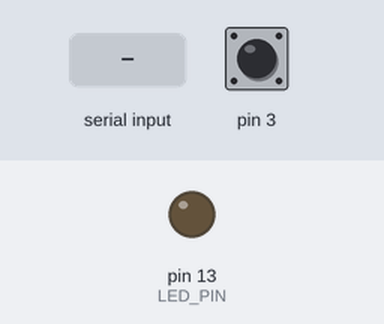
A sketch run on a simulated Arduino Leonardo, built with avr-gcc and run on an emulated ATmega32U4. Parts: output pins drawn as LEDs (lit = HIGH). Inputs (shaded band) come from the test bench; at power-on: pin 3 HIGH. The sensor or clock chip raises its interrupt line as the real part does; what the sketch prints to the serial monitor is not drawn.

Above: at 0.8 s.
0.9 s: "1\n" received over Serial
At 1.9 s:
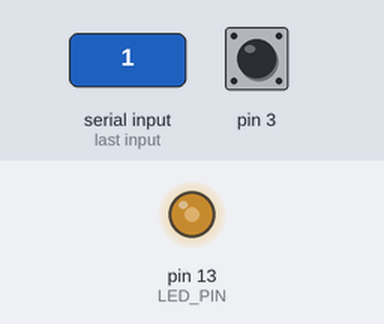
2.9 s: pin 3 pulled LOW for 0.15 s
At 4.3 s:
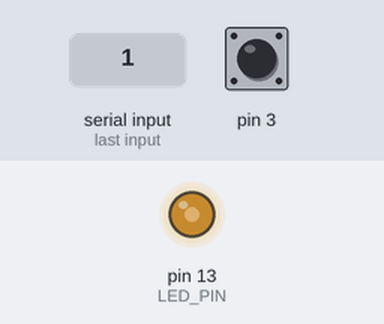
4.6 s: pin 3 pulled LOW for 1 s
At 6.2 s:
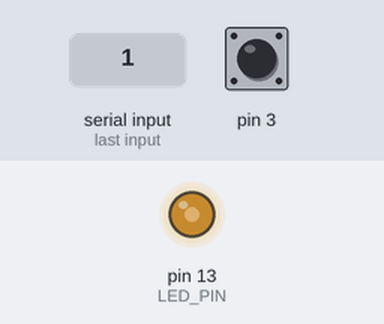
Timing chart, 0 to 7.7 s (numbered marks = the images above; inputs shaded):
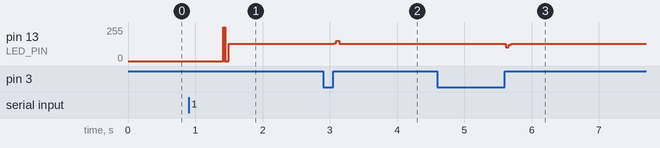

Measured:
- after the input at 0.9 s, pin 13 (LED_PIN): 0/255 → 128/255 after 0.52 s
- after the input at 2.9 s, pin 13 (LED_PIN): 128/255 → 135/255 after 0.16 s, → 153/255 0.04 s later, → 128/255 0.04 s later
- after the input at 4.6 s, pin 13 (LED_PIN): 128/255 → 102/255 after 1.0 s, → 122/255 0.04 s later, → 128/255 0.04 s later

The sketch:

MPU6050DMP6.ino
```cpp
// I2C device class (I2Cdev) demonstration Arduino sketch for MPU6050 class using DMP (MotionApps v2.0)
// 6/21/2012 by Jeff Rowberg <jeff@rowberg.net>
// Updates should (hopefully) always be available at https://github.com/jrowberg/i2cdevlib
//
// Changelog:
//     2012-06-21 - added note about Arduino 1.0.1 + Leonardo compatibility error
//     2012-06-20 - improved FIFO overflow handling and simplified read process
//     2012-06-19 - completely rearranged DMP initialization code and simplification
//     2012-06-13 - pull gyro and accel data from FIFO packet instead of reading directly
//     2012-06-09 - fix broken FIFO read sequence and change interrupt detection to RISING
//     2012-06-05 - add gravity-compensated initial reference frame acceleration output
//                - add 3D math helper file to DMP6 example sketch
//                - add Euler output and Yaw/Pitch/Roll output formats
//     2012-06-04 - remove accel offset clearing for better results (thanks Sungon Lee)
//     2012-06-01 - fixed gyro sensitivity to be 2000 deg/sec instead of 250
//     2012-05-30 - basic DMP initialization working

/* ============================================
I2Cdev device library code is placed under the MIT license
Copyright (c) 2012 Jeff Rowberg

Permission is hereby granted, free of charge, to any person obtaining a copy
of this software and associated documentation files (the "Software"), to deal
in the Software without restriction, including without limitation the rights
to use, copy, modify, merge, publish, distribute, sublicense, and/or sell
copies of the Software, and to permit persons to whom the Software is
furnished to do so, subject to the following conditions:

The above copyright notice and this permission notice shall be included in
all copies or substantial portions of the Software.

THE SOFTWARE IS PROVIDED "AS IS", WITHOUT WARRANTY OF ANY KIND, EXPRESS OR
IMPLIED, INCLUDING BUT NOT LIMITED TO THE WARRANTIES OF MERCHANTABILITY,
FITNESS FOR A PARTICULAR PURPOSE AND NONINFRINGEMENT. IN NO EVENT SHALL THE
AUTHORS OR COPYRIGHT HOLDERS BE LIABLE FOR ANY CLAIM, DAMAGES OR OTHER
LIABILITY, WHETHER IN AN ACTION OF CONTRACT, TORT OR OTHERWISE, ARISING FROM,
OUT OF OR IN CONNECTION WITH THE SOFTWARE OR THE USE OR OTHER DEALINGS IN
THE SOFTWARE.
===============================================
*/

// Arduino Wire library is required if I2Cdev I2CDEV_ARDUINO_WIRE implementation
// is used in I2Cdev.h
#include "Wire.h"

// I2Cdev and MPU6050 must be installed as libraries, or else the .cpp/.h files
// for both classes must be in the include path of your project
#include "I2Cdev.h"

#include "MPU6050_6Axis_MotionApps20.h"
//#include "MPU6050.h" // not necessary if using MotionApps include file

// class default I2C address is 0x68
// specific I2C addresses may be passed as a parameter here
// AD0 low = 0x68 (default for SparkFun breakout and InvenSense evaluation board)
// AD0 high = 0x69
MPU6050 mpu;

/* =========================================================================
   NOTE: In addition to connection 3.3v, GND, SDA, and SCL, this sketch
   depends on the MPU-6050's INT pin being connected to the Arduino's
   external interrupt #0 pin. On the Arduino Uno and Mega 2560, this is
   digital I/O pin 2.
 * ========================================================================= */

/* =========================================================================
   NOTE: Arduino v1.0.1 with the Leonardo board generates a compile error
   when using Serial.write(buf, len). The Teapot output uses this method.
   The solution requires a modification to the Arduino USBAPI.h file, which
   is fortunately simple, but annoying. This will be fixed in the next IDE
   release. For more info, see these links:

   http://arduino.cc/forum/index.php/topic,109987.0.html
   http://code.google.com/p/arduino/issues/detail?id=958
 * ========================================================================= */


// uncomment "OUTPUT_READABLE_QUATERNION" if you want to see the actual
// quaternion components in a [w, x, y, z] format (not best for parsing
// on a remote host such as Processing or something though)
//#define OUTPUT_READABLE_QUATERNION

// uncomment "OUTPUT_READABLE_EULER" if you want to see Euler angles
// (in degrees) calculated from the quaternions coming from the FIFO.
// Note that Euler angles suffer from gimbal lock (for more info, see
// http://en.wikipedia.org/wiki/Gimbal_lock)
//#define OUTPUT_READABLE_EULER

// uncomment "OUTPUT_READABLE_YAWPITCHROLL" if you want to see the yaw/
// pitch/roll angles (in degrees) calculated from the quaternions coming
// from the FIFO. Note this also requires gravity vector calculations.
// Also note that yaw/pitch/roll angles suffer from gimbal lock (for
// more info, see: http://en.wikipedia.org/wiki/Gimbal_lock)
//#define OUTPUT_READABLE_YAWPITCHROLL

// uncomment "OUTPUT_READABLE_REALACCEL" if you want to see acceleration
// components with gravity removed. This acceleration reference frame is
// not compensated for orientation, so +X is always +X according to the
// sensor, just without the effects of gravity. If you want acceleration
// compensated for orientation, us OUTPUT_READABLE_WORLDACCEL instead.
//#define OUTPUT_READABLE_REALACCEL

// uncomment "OUTPUT_READABLE_WORLDACCEL" if you want to see acceleration
// components with gravity removed and adjusted for the world frame of
// reference (yaw is relative to initial orientation, since no magnetometer
// is present in this case). Could be quite handy in some cases.
//#define OUTPUT_READABLE_WORLDACCEL

// uncomment "OUTPUT_TEAPOT" if you want output that matches the
// format used for the InvenSense teapot demo
#define OUTPUT_TEAPOT


#define LED_PIN 13 // (Arduino is 13, Teensy is 11, Teensy++ is 6)
bool blinkState = false;

// MPU control/status vars
bool dmpReady = false;  // set true if DMP init was successful
uint8_t mpuIntStatus;   // holds actual interrupt status byte from MPU
uint8_t devStatus;      // return status after each device operation (0 = success, !0 = error)
uint16_t packetSize;    // expected DMP packet size (default is 42 bytes)
uint16_t fifoCount;     // count of all bytes currently in FIFO
uint8_t fifoBuffer[64]; // FIFO storage buffer

// orientation/motion vars
Quaternion q;           // [w, x, y, z]         quaternion container
VectorInt16 aa;         // [x, y, z]            accel sensor measurements
VectorInt16 aaReal;     // [x, y, z]            gravity-free accel sensor measurements
VectorInt16 aaWorld;    // [x, y, z]            world-frame accel sensor measurements
VectorFloat gravity;    // [x, y, z]            gravity vector
float euler[3];         // [psi, theta, phi]    Euler angle container
float ypr[3];           // [yaw, pitch, roll]   yaw/pitch/roll container and gravity vector

// packet structure for InvenSense teapot demo
uint8_t teapotPacket[14] = { '$', 0x02, 0,0, 0,0, 0,0, 0,0, 0x00, 0x00, '\r', '\n' };


// ================================================================
// ===               INTERRUPT DETECTION ROUTINE                ===
// ================================================================

volatile bool mpuInterrupt = false;     // indicates whether MPU interrupt pin has gone high
void dmpDataReady() {
    mpuInterrupt = true;
}


// ================================================================
// ===                      INITIAL SETUP                       ===
// ================================================================

void setup() {
    // join I2C bus (I2Cdev library doesn't do this automatically)
    Wire.begin();

    // initialize serial communication
    // (115200 chosen because it is required for Teapot Demo output, but it's
    // really up to you depending on your project)
    Serial.begin(115200);
    while (!Serial); // wait for Leonardo enumeration, others continue immediately

    // NOTE: 8MHz or slower host processors, like the Teensy @ 3.3v or Ardunio
    // Pro Mini running at 3.3v, cannot handle this baud rate reliably due to
    // the baud timing being too misaligned with processor ticks. You must use
    // 38400 or slower in these cases, or use some kind of external separate
    // crystal solution for the UART timer.

    // initialize device
    Serial.println(F("Initializing I2C devices..."));
    mpu.initialize();

    // verify connection
    Serial.println(F("Testing device connections..."));
    Serial.println(mpu.testConnection() ? F("MPU6050 connection successful") : F("MPU6050 connection failed"));

    // wait for ready
    Serial.println(F("\nSend any character to begin DMP programming and demo: "));
    while (Serial.available() && Serial.read()); // empty buffer
    while (!Serial.available());                 // wait for data
    while (Serial.available() && Serial.read()); // empty buffer again

    // load and configure the DMP
    Serial.println(F("Initializing DMP..."));
    devStatus = mpu.dmpInitialize();

    // make sure it worked (returns 0 if so)
    if (devStatus == 0) {
        // turn on the DMP, now that it's ready
        Serial.println(F("Enabling DMP..."));
        mpu.setDMPEnabled(true);

        // enable Arduino interrupt detection
        Serial.println(F("Enabling interrupt detection (Arduino external interrupt 0)..."));
        attachInterrupt(0, dmpDataReady, RISING);
        mpuIntStatus = mpu.getIntStatus();

        // set our DMP Ready flag so the main loop() function knows it's okay to use it
        Serial.println(F("DMP ready! Waiting for first interrupt..."));
        dmpReady = true;

        // get expected DMP packet size for later comparison
        packetSize = mpu.dmpGetFIFOPacketSize();
    } else {
        // ERROR!
        // 1 = initial memory load failed
        // 2 = DMP configuration updates failed
        // (if it's going to break, usually the code will be 1)
        Serial.print(F("DMP Initialization failed (code "));
        Serial.print(devStatus);
        Serial.println(F(")"));
    }

    // configure LED for output
    pinMode(LED_PIN, OUTPUT);
}


// ================================================================
// ===                    MAIN PROGRAM LOOP                     ===
// ================================================================

void loop() {
    // if programming failed, don't try to do anything
    if (!dmpReady) return;

    // wait for MPU interrupt or extra packet(s) available
    while (!mpuInterrupt && fifoCount < packetSize) {
        // other program behavior stuff here
        // .
        // .
        // .
        // if you are really paranoid you can frequently test in between other
        // stuff to see if mpuInterrupt is true, and if so, "break;" from the
        // while() loop to immediately process the MPU data
        // .
        // .
        // .
    }

    // reset interrupt flag and get INT_STATUS byte
    mpuInterrupt = false;
    mpuIntStatus = mpu.getIntStatus();

    // get current FIFO count
    fifoCount = mpu.getFIFOCount();

    // check for overflow (this should never happen unless our code is too inefficient)
    if ((mpuIntStatus & 0x10) || fifoCount == 1024) {
        // reset so we can continue cleanly
        mpu.resetFIFO();
        Serial.println(F("FIFO overflow!"));

    // otherwise, check for DMP data ready interrupt (this should happen frequently)
    } else if (mpuIntStatus & 0x02) {
        // wait for correct available data length, should be a VERY short wait
        while (fifoCount < packetSize) fifoCount = mpu.getFIFOCount();

        // read a packet from FIFO
        mpu.getFIFOBytes(fifoBuffer, packetSize);

        // track FIFO count here in case there is > 1 packet available
        // (this lets us immediately read more without waiting for an interrupt)
        fifoCount -= packetSize;

        #ifdef OUTPUT_READABLE_QUATERNION
            // display quaternion values in easy matrix form: w x y z
            mpu.dmpGetQuaternion(&q, fifoBuffer);
            Serial.print("quat\t");
            Serial.print(q.w);
            Serial.print("\t");
            Serial.print(q.x);
            Serial.print("\t");
            Serial.print(q.y);
            Serial.print("\t");
            Serial.println(q.z);
        #endif

        #ifdef OUTPUT_READABLE_EULER
            // display Euler angles in degrees
            mpu.dmpGetQuaternion(&q, fifoBuffer);
            mpu.dmpGetEuler(euler, &q);
            Serial.print("euler\t");
            Serial.print(euler[0] * 180/M_PI);
            Serial.print("\t");
            Serial.print(euler[1] * 180/M_PI);
            Serial.print("\t");
            Serial.println(euler[2] * 180/M_PI);
        #endif

        #ifdef OUTPUT_READABLE_YAWPITCHROLL
            // display Euler angles in degrees
            mpu.dmpGetQuaternion(&q, fifoBuffer);
            mpu.dmpGetGravity(&gravity, &q);
            mpu.dmpGetYawPitchRoll(ypr, &q, &gravity);
            Serial.print("ypr\t");
            Serial.print(ypr[0] * 180/M_PI);
            Serial.print("\t");
            Serial.print(ypr[1] * 180/M_PI);
            Serial.print("\t");
            Serial.println(ypr[2] * 180/M_PI);
        #endif

        #ifdef OUTPUT_READABLE_REALACCEL
            // display real acceleration, adjusted to remove gravity
            mpu.dmpGetQuaternion(&q, fifoBuffer);
            mpu.dmpGetAccel(&aa, fifoBuffer);
            mpu.dmpGetGravity(&gravity, &q);
            mpu.dmpGetLinearAccel(&aaReal, &aa, &gravity);
            Serial.print("areal\t");
            Serial.print(aaReal.x);
            Serial.print("\t");
            Serial.print(aaReal.y);
            Serial.print("\t");
            Serial.println(aaReal.z);
        #endif

        #ifdef OUTPUT_READABLE_WORLDACCEL
            // display initial world-frame acceleration, adjusted to remove gravity
            // and rotated based on known orientation from quaternion
            mpu.dmpGetQuaternion(&q, fifoBuffer);
            mpu.dmpGetAccel(&aa, fifoBuffer);
            mpu.dmpGetGravity(&gravity, &q);
            mpu.dmpGetLinearAccel(&aaReal, &aa, &gravity);
            mpu.dmpGetLinearAccelInWorld(&aaWorld, &aaReal, &q);
            Serial.print("aworld\t");
            Serial.print(aaWorld.x);
            Serial.print("\t");
            Serial.print(aaWorld.y);
            Serial.print("\t");
            Serial.println(aaWorld.z);
        #endif

        #ifdef OUTPUT_TEAPOT
            // display quaternion values in InvenSense Teapot demo format:
            teapotPacket[2] = fifoBuffer[0];
            teapotPacket[3] = fifoBuffer[1];
            teapotPacket[4] = fifoBuffer[4];
            teapotPacket[5] = fifoBuffer[5];
            teapotPacket[6] = fifoBuffer[8];
            teapotPacket[7] = fifoBuffer[9];
            teapotPacket[8] = fifoBuffer[12];
            teapotPacket[9] = fifoBuffer[13];
            Serial.write(teapotPacket, 14);
            teapotPacket[11]++; // packetCount, loops at 0xFF on purpose
        #endif

        // blink LED to indicate activity
        blinkState = !blinkState;
        digitalWrite(LED_PIN, blinkState);
    }
}
```
